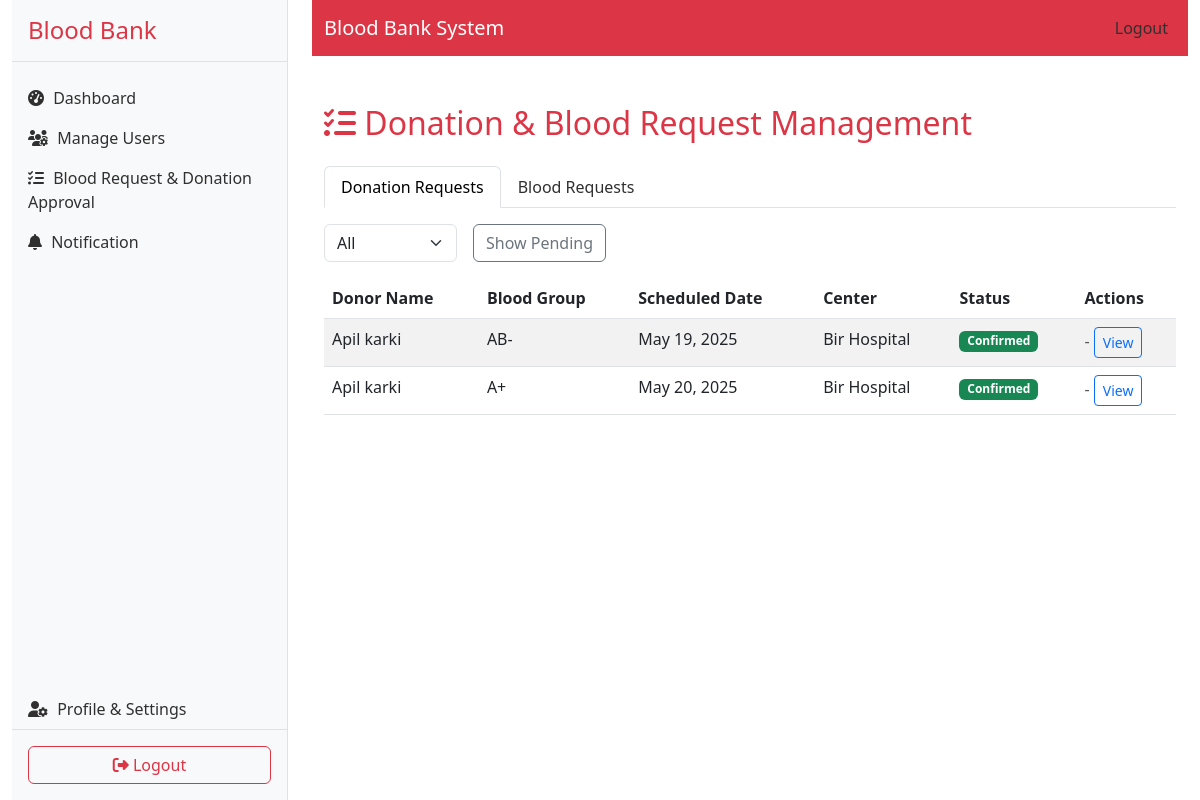
The app's page /admin-donation-blood-request/?tab=donation&history=1 (signed in), older data.
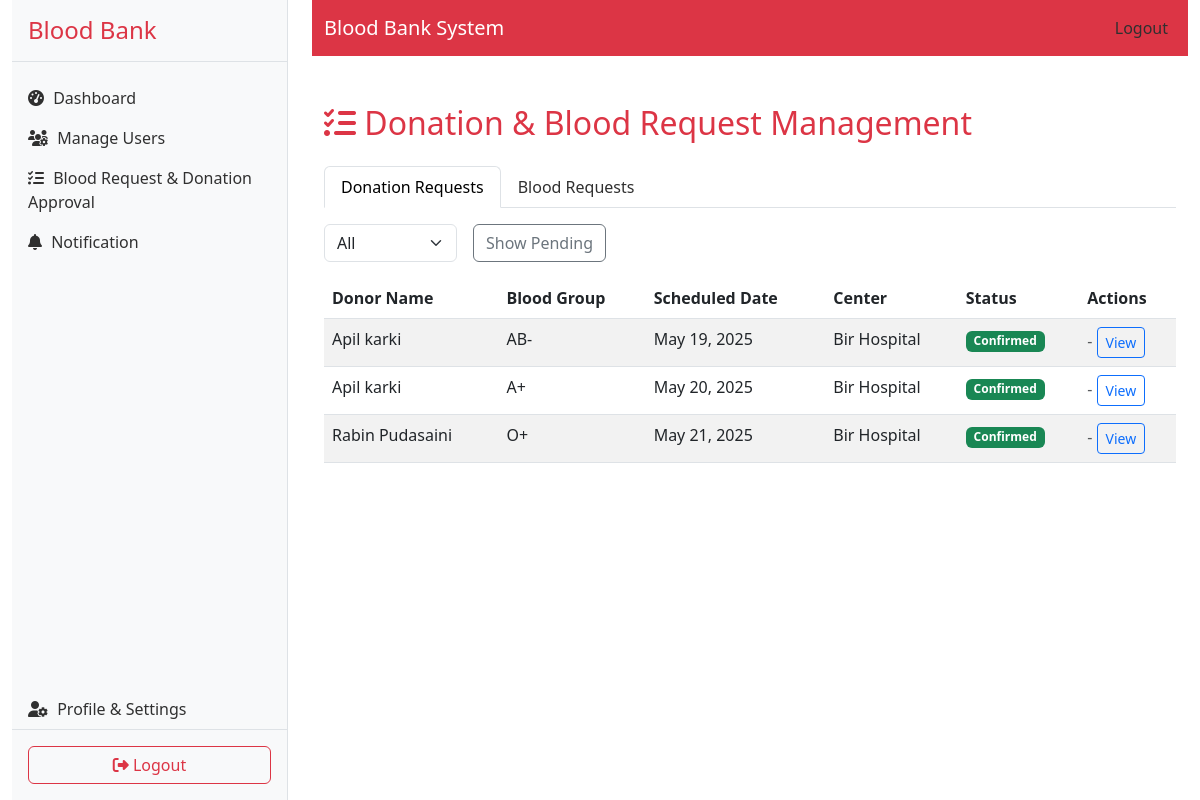
The same page, newer data.
### account/models.py (models this page shows, shortened)
class DonationAppointment(models.Model):
    donor = models.ForeignKey('User', on_delete=models.CASCADE)
    center = models.ForeignKey(DonationCenter, on_delete=models.CASCADE)
    date = models.DateField()
    notes = models.TextField(blank=True)
    status = models.CharField(max_length=20, choices=[('PENDING', 'Pending'), ('CONFIRMED', 'Confirmed'), ('CANCELLED', 'Cancelled')], default='PENDING')
    created_at = models.DateTimeField(auto_now_add=True)

class User(AbstractUser):
    class Role(models.TextChoices):
        ADMIN = 'ADMIN', _('Admin')
        DONOR = 'DONOR', _('Donor')
        PATIENT = 'PATIENT', _('Patient')
    role = models.CharField(
        max_length=10,
        choices=Role.choices,
        default=Role.DONOR
    )
    phone_number = models.CharField(max_length=15, blank=True)
    date_of_birth = models.DateField(null=True, blank=True)
    address = models.TextField(blank=True)
    profile_picture = models.ImageField(upload_to='profile_pics/', null=True, blank=True)
    is_email_verified = models.BooleanField(default=False)
    email = models.CharField(blank=True, max_length=254, verbose_name='email address')

class UserProfile(models.Model):
    user = models.OneToOneField(User, on_delete=models.CASCADE)
    blood_group = models.CharField(max_length=5, blank=True)
    last_donation_date = models.DateField(null=True, blank=True)
    medical_conditions = models.TextField(blank=True)
    emergency_contact = models.CharField(max_length=15, blank=True)

class DonationCenter(models.Model):
    name = models.CharField(max_length=100)
    address = models.TextField()

### account/views.py (the view)
# urls.py: path('admin-donation-blood-request/', views.admin_donation_blood_request, name='admin_donation_blood_request'),
@login_required
def admin_donation_blood_request(request):
    if request.user.role != 'ADMIN':
        return redirect('admin_login')
    tab = request.GET.get('tab', 'donation')
    status_filter = request.GET.get('status', '')
    history = request.GET.get('history', '0') == '1'
    donation_requests = DonationAppointment.objects.select_related('donor', 'center').all()
    if not history:
        if status_filter:
            donation_requests = donation_requests.filter(status=status_filter)
        else:
            donation_requests = donation_requests.filter(status='PENDING')
    else:
        donation_requests = donation_requests.exclude(status='PENDING')
    blood_requests = BloodRequest.objects.select_related('patient').all()
    if not history:
        if status_filter:
            blood_requests = blood_requests.filter(status=status_filter)
        else:
            blood_requests = blood_requests.filter(status='PENDING')
    else:
        blood_requests = blood_requests.exclude(status='PENDING')
    donation_page = Paginator(donation_requests, 10).get_page(request.GET.get('donation_page'))
    blood_page = Paginator(blood_requests, 10).get_page(request.GET.get('blood_page'))
    context = {
        'tab': tab,
        'status_filter': status_filter,
        'donation_requests': donation_page,
        'blood_requests': blood_page,
        'history': history,
    }
    return render(request, 'account/admin_donation_blood_request.html', context)

### templates/account/admin_donation_blood_request.html (shortened to what this page needs)
{% extends 'base.html' %}
{% load static %}
{% block content %}
<div class="container py-4">
    <h2 class="mb-4 text-danger"><i class="fas fa-tasks"></i> Donation & Blood Request Management</h2>
    <ul class="nav nav-tabs mb-3" id="requestTabs">
        <li class="nav-item">
            <a class="nav-link {% if tab == 'donation' %}active{% endif %}" href="?tab=donation&status={{ status_filter }}{% if history %}&history=1{% endif %}">Donation Requests</a>
        </li>
        <li class="nav-item">
            <a class="nav-link {% if tab == 'blood' %}active{% endif %}" href="?tab=blood&status={{ status_filter }}{% if history %}&history=1{% endif %}">Blood Requests</a>
        </li>
    </ul>
    <div class="mb-3 d-flex align-items-center">
        <form method="get" class="d-inline me-2">
            <select name="status" class="form-select d-inline w-auto" onchange="this.form.submit()">
                <option value="">All</option>
            </select>
        </form>
        <a href="?tab={{ tab }}{% if not history %}&history=1{% endif %}" class="btn btn-outline-secondary ms-2">
            {% if history %}Show Pending{% else %}Show History{% endif %}
        </a>
    </div>
    {% if tab == 'donation' %}
    <div class="table-responsive">
        <table class="table table-striped table-hover">
            <thead>
                <tr>
                    <th>Donor Name</th>
                    <th>Blood Group</th>
                    <th>Scheduled Date</th>
                    <th>Center</th>
                    <th>Status</th>
                    <th>Actions</th>
                </tr>
            </thead>
            <tbody>
                {% for req in donation_requests %}
                <tr>
                    <td>{{ req.donor.get_full_name }}</td>
                    <td>{{ req.donor.userprofile.blood_group|default:"-" }}</td>
                    <td>{{ req.date }}</td>
                    <td>{{ req.center.name }}</td>
                    <td><span class="badge bg-{% if req.status == 'PENDING' %}warning text-dark{% elif req.status == 'CONFIRMED' %}success{% elif req.status == 'REJECTED' %}danger{% elif req.status == 'COMPLETED' %}info{% endif %}">{{ req.status|title }}</span></td>
                    <td>
                        {% if req.status == 'PENDING' %}
                            <form method="post" action="{% url 'approve_donation' req.id %}" style="display:inline;">
                                {% csrf_token %}
                                <button type="submit" class="btn btn-sm btn-outline-success">Approve</button>
                            </form>
                            <form method="post" action="{% url 'reject_donation' req.id %}" style="display:inline;">
                                {% csrf_token %}
                                <button type="submit" class="btn btn-sm btn-outline-danger">Reject</button>
                            </form>
                        {% else %}
                            <span class="text-muted">-</span>
                        {% endif %}
                        <button type="button" class="btn btn-sm btn-outline-primary" data-bs-toggle="modal" data-bs-target="#viewDonationModal{{ req.id }}">View</button>
                    </td>
                </tr>
                {% empty %}
                <tr><td colspan="6" class="text-center">No donation requests found.</td></tr>
                {% endfor %}
            </tbody>
        </table>
    </div>
    {% endif %}
</div>
{% endblock %}

Row changes from the older to the newer data that the page shows:
added DonationAppointment: donor.get_full_name "Rabin Pudasaini", donor.userprofile.blood_group "O+", date "May 21, 2025", center.name "Bir Hospital", status "Confirmed"
